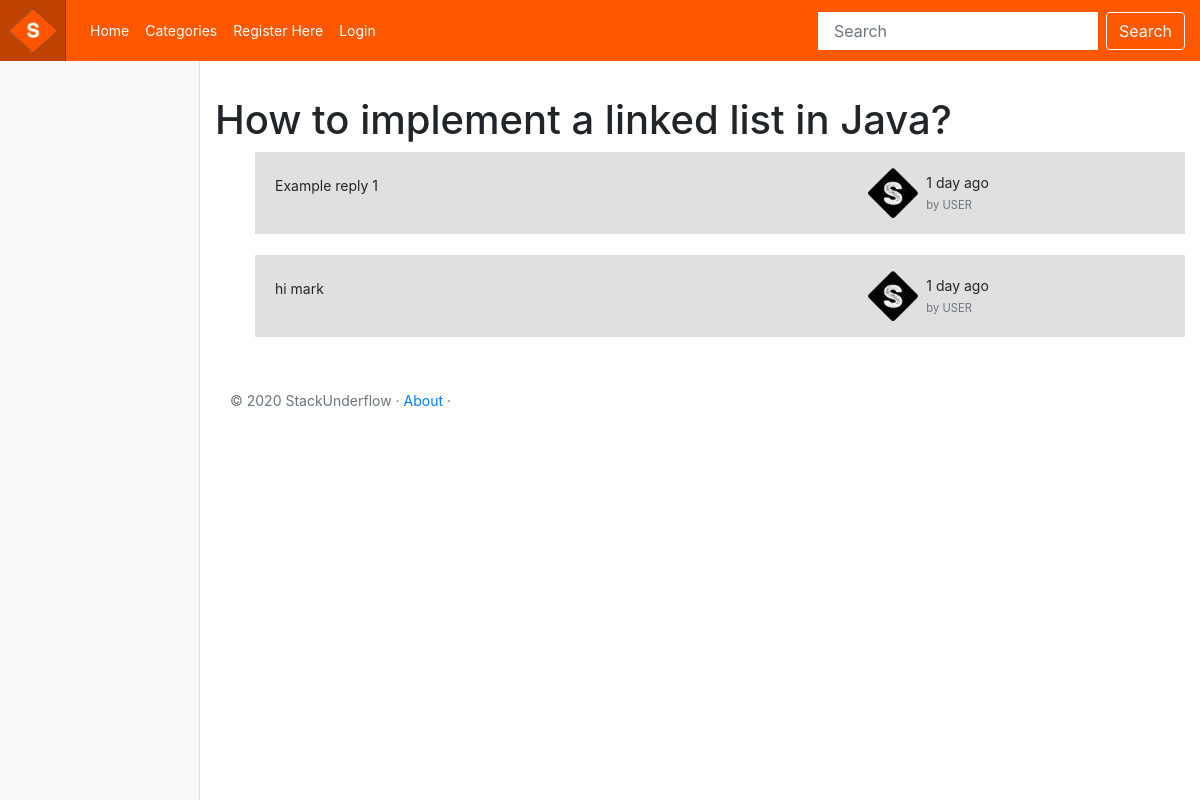
/stack_underflow/category/how-to-implement-a-linked-list-in-java/show_thread/, run on the app's committed database.
### stack_underflow/models.py (models this page shows, shortened)
class Thread(models.Model):
    category = models.ForeignKey(Category, on_delete=models.CASCADE)
    question = models.CharField(max_length=128, unique=True)
    replies = models.IntegerField(default=0)
    created_at = models.DateTimeField(auto_now_add=True)
    slug = models.SlugField(unique=True)

class Reply(models.Model):
    thread = models.ForeignKey(Thread, on_delete=models.CASCADE)
    text = models.CharField(max_length=2000)
    class Meta:
        verbose_name_plural = 'Replies'

### stack_underflow/views.py (the view)
# urls.py: path('category/<slug:thread_question_slug>/show_thread/', views.show_thread, name='show_thread'),
def show_thread(request, thread_question_slug):
    context_dict = {}
    try:
        thread = Thread.objects.get(slug=thread_question_slug)
        replies = Reply.objects.filter(thread=thread)
        context_dict['replies'] = replies
        context_dict['thread'] = thread
    except Thread.DoesNotExist:
        context_dict['replies'] = None
        context_dict['thread'] = None
    return render(request, 'stack_underflow/thread.html', context=context_dict)

### templates/stack_underflow/thread.html (shortened to what this page needs)
<!DOCTYPE html>
{% extends 'stack_underflow/base.html' %}
{% load staticfiles %}
{% block body_block %}
    {% if thread %}
    <div class="mt-4">
       <h1>{{ thread.question }}</h1>
    </div>
    {% if thread %}
    <ul>
        {% for reply in replies %}
        <div class="card-body card-body-index py-3">
            <div class="row no-gutters align-items-center">
                <div class="col"> <p>{{ reply.text }}</p>
                </div>
                <div class="d-none d-md-block col-4">
                    <div class="row no-gutters align-items-center">
                        <div class="media col-8 align-items-center"> <img src="{% static 'images/logo2.png' %}" alt="" class="d-block ui-w-30 rounded-circle" width="50" height="50">
                            <div class="media-body flex-truncate ml-2">
                                <div class="line-height-1 text-truncate">1 day ago</div> <a href="javascript:void(0)" class="text-muted small text-truncate" data-abc="true">by USER</a>
                            </div>
                        </div>
                    </div>
                </div>
            </div>
        </div>
        <br>
        {% endfor %}
    </ul>
    {% else %}
    <strong>No replies, be the first to reply to this question...</strong>
    {% endif %}
    {% else %}
    	The specified thread does not exist.
    {% endif %}
{% endblock %}

### static/css/stack_underflow.css (style rules this page uses)
body { font-size: .875rem; }
.card-body { -ms-flex: 1 1 auto; flex: 1 1 auto; padding: 1.25rem; }
.card-body-index { background-color: #e0e0e0; }

### data on the page
Thread: question "How to implement a linked list in Java?"
Reply: text "Example reply 1"
Reply: text "hi mark"
